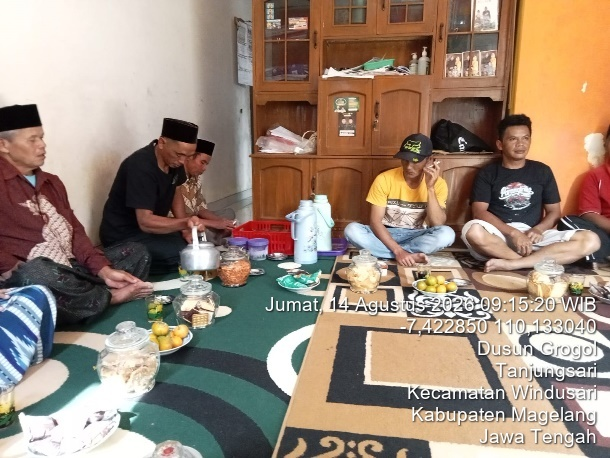
#> input picture samples/Contoh_Stempel_Persis.jpg, 610 x 458 px
$ python -i stamp_detector.py   (imports and definitions only)
#> lines starting #> are read from the running program, lines starting #| are printed output that depends on the picture; after the words box and inside, x2 and y2 are one past the last pixel; in counts of white or black regions, pixels touching at a corner belong together
import os
import io
import cv2
import numpy as np
from PIL import Image
from typing import Union, Dict, Any, Tuple

def _to_cv2_image(source: Union[str, bytes, Image.Image, np.ndarray]) -> Tuple[np.ndarray, Tuple[int, int]]:
    """Converts various image inputs to an OpenCV BGR numpy array and returns (img, (w, h))."""
    if isinstance(source, str):
        if not os.path.exists(source):
            raise FileNotFoundError(f"Image not found at {source}")
        img = cv2.imread(source)
        if img is None:
            raise ValueError(f"OpenCV could not read image from {source}")
        h, w = img.shape[:2]
        return img, (w, h)
    elif isinstance(source, bytes):
        nparr = np.frombuffer(source, np.uint8)
        img = cv2.imdecode(nparr, cv2.IMREAD_COLOR)
        if img is None:
            raise ValueError("OpenCV could not decode image bytes")
        h, w = img.shape[:2]
        return img, (w, h)
    elif isinstance(source, Image.Image):
        pil_rgb = source.convert("RGB")
        w, h = pil_rgb.size
        img = cv2.cvtColor(np.array(pil_rgb), cv2.COLOR_RGB2BGR)
        return img, (w, h)
    elif isinstance(source, np.ndarray):
        h, w = source.shape[:2]
#> h = 458; w = 610
        return source, (w, h)
    else:
        raise TypeError(f"Unsupported image type: {type(source)}")

def detect_timestamp(source: Union[str, bytes, Image.Image, np.ndarray]) -> Dict[str, Any]:
    """
    Detects whether an image already contains an embedded GPS timestamp stamp:
    - Scans bottom 35% of the image (primary location for survey/Pamsimas/GPS Camera stamps).
    - Looks for stacked horizontal text strokes (white/yellow characters with adjacent drop shadows).
    - Validates paragraph-level vertical stacking and horizontal alignment of text lines.
    - Eliminates false positives from construction rebar, concrete, meetings, and clipboard boards.
    - Estimates optimal crop percentage from bottom to eliminate the existing stamp cleanly.
    """
    try:
        img, (w, h) = _to_cv2_image(source)
#> w = 610; h = 458
    except Exception as e:
        return {
            "has_timestamp": False,
            "confidence": 0.0,
            "detected_lines_count": 0,
            "shadowed_pixels": 0,
            "suggested_crop_bottom": 0.18,
            "error": str(e)
        }

    # Inspect the bottom 35% of the image (right & center area where timestamps sit)
    bot_ratio = 0.35
    bot_h = int(h * bot_ratio)
#> bot_h = 160
    if bot_h <= 10 or w <= 20:
        return {
            "has_timestamp": False,
            "confidence": 0.0,
            "detected_lines_count": 0,
            "shadowed_pixels": 0,
            "suggested_crop_bottom": 0.18
        }

    # Focus on the bottom strip across horizontal span (from 20% width to 100% width)
    crop = img[h - bot_h:, int(w * 0.20):]
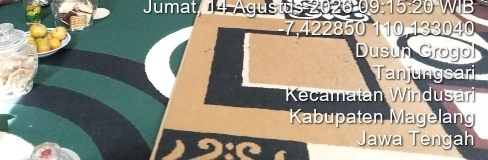
#> crop: shape (160, 488, 3); mean R, G, B 152.3, 148.5, 135.1
    ch, cw = crop.shape[:2]
#> ch = 160; cw = 488

    b, g, r = crop[:, :, 0].astype(int), crop[:, :, 1].astype(int), crop[:, :, 2].astype(int)
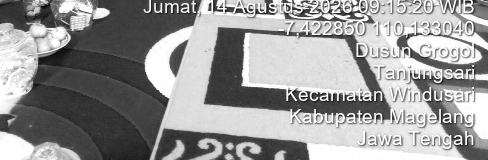
#> b: shape (160, 488) int64; min 0, max 255, mean 152.3
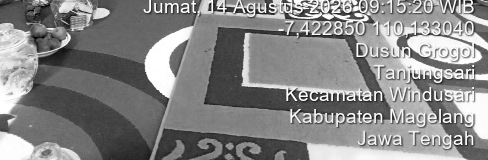
#> r: shape (160, 488) int64; min 0, max 255, mean 135.1

    # 1. White and light-colored text detection:
    is_white = (r > 205) & (g > 205) & (b > 205) & (np.maximum.reduce([r, g, b]) - np.minimum.reduce([r, g, b]) < 40)
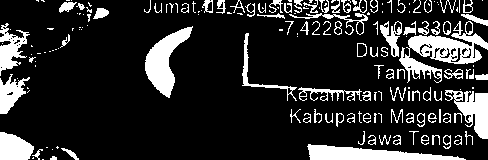
#> is_white: shape (160, 488) bool; 17.3% white; 181 white regions (87 under 20 px), largest, box (x1, y1, x2, y2) and area: (399, 21, 488, 83) 2010, (145, 26, 193, 98) 1475, (307, 144, 466, 160) 1448
    is_yellow = (r > 195) & (g > 195) & (b < 145)
#> is_yellow: shape (160, 488) bool; every value is 0
    stamp_colors = is_white | is_yellow

    # 2. Drop shadow detection:
    is_dark = (r < 115) & (g < 115) & (b < 115)
#> is_dark: shape (160, 488) bool; 39% white; 275 white regions (249 under 20 px), largest, box (x1, y1, x2, y2) and area: (0, 0, 201, 160) 16977, (204, 27, 390, 120) 5957, (155, 129, 309, 160) 2617

    # Dilate dark mask by 5x5 to detect dark shadows immediately bordering or under characters
    kernel_shadow = cv2.getStructuringElement(cv2.MORPH_RECT, (5, 5))
    dark_dilated = cv2.dilate(is_dark.astype(np.uint8), kernel_shadow)
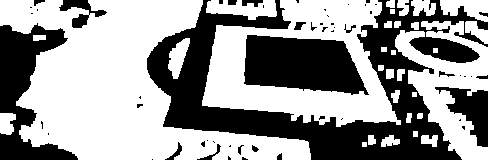
#> dark_dilated: shape (160, 488); values 0 (black) and 1 (white), 59.5% white; 56 black regions (38 under 20 px), largest, box (x1, y1, x2, y2) and area: (147, 0, 488, 160) 18510, (244, 35, 369, 95) 5575, (0, 23, 78, 160) 4749

    # Foreground text pixels that have a corresponding drop shadow
    shadowed_text = stamp_colors & (dark_dilated > 0)
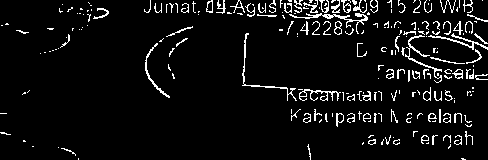
#> shadowed_text: shape (160, 488) bool; 6.3% white in thin lines or dots
    shadowed_count = int(np.sum(shadowed_text))
#> shadowed_count = 4895

    if shadowed_count < 650:
        return {
            "has_timestamp": False,
            "confidence": 0.0,
            "detected_lines_count": 0,
            "shadowed_pixels": shadowed_count,
            "suggested_crop_bottom": 0.18
        }

    # 3. Horizontal morphological structuring to join text characters on the same line
    kw = max(8, int(cw * 0.02))
#> kw = 9
    kernel_h = cv2.getStructuringElement(cv2.MORPH_RECT, (kw, 2))
    closed = cv2.morphologyEx(shadowed_text.astype(np.uint8) * 255, cv2.MORPH_CLOSE, kernel_h)
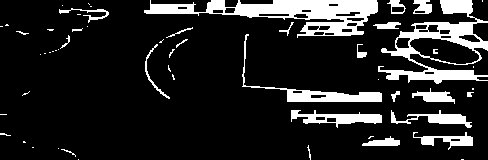
#> closed: shape (160, 488); 14.3% white; 56 white regions (32 under 20 px)

    # 4. Find connected components (text lines)
    contours, _ = cv2.findContours(closed, cv2.RETR_EXTERNAL, cv2.CHAIN_APPROX_SIMPLE)
#> contours = 55 contours, 40 with area under 20; largest, box (x1, y1, x2, y2) and area: (378, 0, 488, 84) 4091, (144, 0, 378, 38) 3784, (242, 34, 382, 102) 932, (291, 110, 382, 128) 692, (391, 110, 472, 128) 427
    min_line_width = max(35, int(cw * 0.08))
#> min_line_width = 39
    max_line_height = max(28, int(ch * 0.22))
#> max_line_height = 35

    valid_lines = []
    for c in contours:
        x, y, lw, lh = cv2.boundingRect(c)
        aspect = lw / max(1, lh)
        if lw >= min_line_width and 6 <= lh <= max_line_height and aspect >= 2.2:
            roi = shadowed_text[y:y+lh, x:x+lw]
            density = np.sum(roi) / max(1, lw * lh)
            # Text characters have distinct glyph stroke density between 0.07 and 0.48
            if 0.07 <= density <= 0.48:
                valid_lines.append({
                    "x": x, "y": y, "w": lw, "h": lh,
                    "density": density,
                    "x_right": x + lw,
                    "y_bottom": y + lh,
                    "dist_to_bot": ch - (y + lh)
                })
#> this loop made 55 passes
#> (x, y, lw, lh, aspect, density) on passes 11, 13, 14, 19, 47: (413, 132, 60, 18, 3.33, 0.143), (391, 110, 81, 18, 4.5, 0.152), (291, 110, 91, 18, 5.06, 0.162), (412, 88, 43, 16, 2.69, 0.177), (59, 8, 50, 15, 3.33, 0.135)
#> (x, y, lw, lh, aspect) on passes 2, 3, 4, 6, 8, 9: (78, 159, 1, 1, 1), (61, 149, 15, 8, 1.88), (58, 148, 1, 1, 1), (307, 145, 4, 15, 0.267), (362, 136, 38, 10, 3.8), (368, 136, 6, 3, 2)
#> after the loop, valid_lines = 5 items

    if len(valid_lines) < 2:
        return {
            "has_timestamp": False,
            "confidence": 0.0,
            "detected_lines_count": len(valid_lines),
            "shadowed_pixels": shadowed_count,
            "suggested_crop_bottom": 0.18
        }

    valid_lines.sort(key=lambda item: item["y"])

    # 5. Form vertically stacked text paragraph clusters
    clusters = []
    for vl in valid_lines:
        placed = False
        for cl in clusters:
            for member in cl:
                v_gap = vl["y"] - member["y_bottom"]
                # Must be reasonably close vertically (inter-line gap <= 24px)
                if -6 <= v_gap <= max(24, int(ch * 0.16)):
                    # Check horizontal alignment / overlap
                    overlap_x = min(vl["x_right"], member["x_right"]) - max(vl["x"], member["x"])
                    min_w = min(vl["w"], member["w"])
                    if overlap_x >= min_w * 0.25 or abs(vl["x"] - member["x"]) <= 40 or abs(vl["x_right"] - member["x_right"]) <= 40:
                        cl.append(vl)
                        placed = True
                        break
            if placed: break
        if not placed:
            clusters.append([vl])
#> this loop made 5 passes
#> after the loop, cl = 3 items; clusters = 3 items

    # 6. Filter for genuine stamp paragraph clusters (must sit near bottom of photo)
    genuine_clusters = []
    topmost_line_y = ch
#> topmost_line_y = 160
    for cl in clusters:
        cl.sort(key=lambda item: item["y"])
        min_dist_to_bot = min(item["dist_to_bot"] for item in cl)
        is_near_bottom = min_dist_to_bot <= max(35, int(ch * 0.22))

        if is_near_bottom:
            if len(cl) >= 3:
                genuine_clusters.append(cl)
                for item in cl: topmost_line_y = min(topmost_line_y, item["y"])
            elif len(cl) == 2:
                l1, l2 = cl[0], cl[1]
                h_ratio = max(l1["h"], l2["h"]) / max(1, min(l1["h"], l2["h"]))
                v_gap = l2["y"] - l1["y_bottom"]
                # Must have consistent font height, tight vertical spacing, and close to bottom
                if h_ratio <= 2.2 and v_gap <= 20 and min_dist_to_bot <= max(25, int(ch * 0.15)):
                    genuine_clusters.append(cl)
                    for item in cl: topmost_line_y = min(topmost_line_y, item["y"])
#> this loop made 3 passes
#> (min_dist_to_bot, is_near_bottom) on passes 1 to 3: (137, False), (10, True), (32, True)
#> after the loop, genuine_clusters = 1 item

    has_timestamp = len(genuine_clusters) > 0 and shadowed_count >= 650
#> has_timestamp = True

    # Calculate optimal crop percentage
    if has_timestamp and topmost_line_y < ch:
        # Distance from top of the highest text line to the bottom of the full image
        stamp_span_px = ch - topmost_line_y
#> stamp_span_px = 72
        # Add 15% safety margin to ensure full removal of timestamp and shadow
        safe_crop_px = min(int(h * 0.38), int(stamp_span_px * 1.15))
#> safe_crop_px = 82
        suggested_crop_bottom = round(safe_crop_px / h, 3)
#> suggested_crop_bottom = 0.179
        confidence = min(0.99, round(0.70 + (len(genuine_clusters[0]) * 0.05) + (shadowed_count / 15000.0), 2))
#> confidence = 0.99
    else:
        suggested_crop_bottom = 0.18  # default standard bottom crop (~18%)
        confidence = 0.0

    return {
        "has_timestamp": bool(has_timestamp),
        "confidence": float(confidence),
        "detected_lines_count": int(len(valid_lines)),
        "shadowed_pixels": int(shadowed_count),
        "suggested_crop_bottom": float(suggested_crop_bottom)
    }

def crop_image_bottom(source: Union[str, bytes, Image.Image], crop_bottom_pct: float = 0.18) -> Tuple[Image.Image, bytes]:
    """
    Crops the bottom proportion of an image (e.g. 0.18 = remove bottom 18%),
    returning both the cropped PIL Image and JPEG bytes.
    """
    if isinstance(source, str):
        pil_img = Image.open(source)
    elif isinstance(source, bytes):
        pil_img = Image.open(io.BytesIO(source))
    elif isinstance(source, Image.Image):
        pil_img = source.copy()
    else:
        raise TypeError(f"Unsupported source for cropping: {type(source)}")

    w, h = pil_img.size
    crop_pct = max(0.02, min(0.45, float(crop_bottom_pct)))
    new_h = int(round(h * (1.0 - crop_pct)))

    if pil_img.mode in ("RGBA", "P"):
        pil_img = pil_img.convert("RGB")

    cropped = pil_img.crop((0, 0, w, new_h))
    buf = io.BytesIO()
    cropped.save(buf, format="JPEG", quality=95)
    img_bytes = buf.getvalue()

    return cropped, img_bytes

>>> import cv2
>>> picture = cv2.cvtColor(cv2.imread('../../samples/Contoh_Stempel_Persis.jpg'), cv2.COLOR_BGR2RGB)
>>> result = detect_timestamp(picture)
#> result = {'has_timestamp': True, 'confidence': 0.99, 'detected_lines_count': 5, 'shadowed_pixels': 4895, 'suggested_crop_bottom': 0.179}
